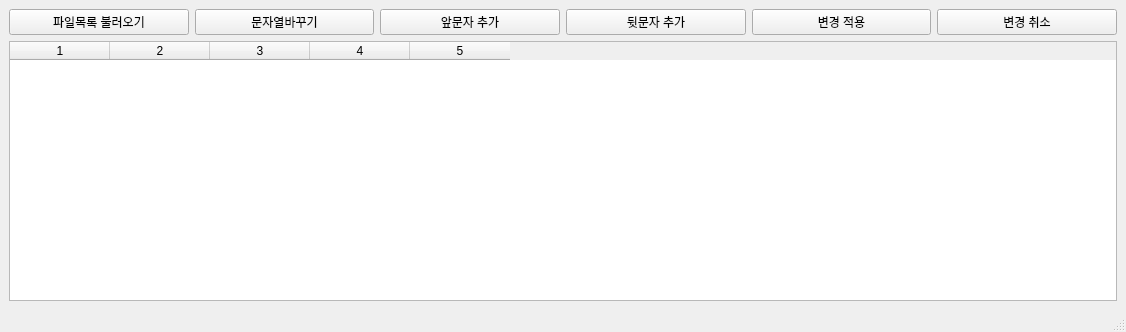
<?xml version="1.0" encoding="UTF-8"?>
<ui version="4.0">
 <class>MainWindow</class>
 <widget class="QMainWindow" name="MainWindow">
  <property name="geometry">
   <rect>
    <x>0</x>
    <y>0</y>
    <width>1126</width>
    <height>332</height>
   </rect>
  </property>
  <property name="windowTitle">
   <string>MainWindow</string>
  </property>
  <widget class="QWidget" name="centralwidget">
   <layout class="QGridLayout" name="gridLayout">
    <item row="0" column="0">
     <widget class="QPushButton" name="BTN_list">
      <property name="text">
       <string>파일목록 불러오기</string>
      </property>
     </widget>
    </item>
    <item row="0" column="1">
     <widget class="QPushButton" name="BTN_replace">
      <property name="text">
       <string>문자열바꾸기</string>
      </property>
     </widget>
    </item>
    <item row="0" column="2">
     <widget class="QPushButton" name="BTN_frontadd">
      <property name="text">
       <string>앞문자 추가</string>
      </property>
     </widget>
    </item>
    <item row="0" column="3">
     <widget class="QPushButton" name="BTN_backadd">
      <property name="text">
       <string>뒷문자 추가</string>
      </property>
     </widget>
    </item>
    <item row="0" column="4">
     <widget class="QPushButton" name="BTN_excute">
      <property name="text">
       <string>변경 적용</string>
      </property>
     </widget>
    </item>
    <item row="1" column="0" colspan="6">
     <widget class="QTableWidget" name="TW_list">
      <column>
       <property name="text">
        <string>1</string>
       </property>
      </column>
      <column>
       <property name="text">
        <string>2</string>
       </property>
      </column>
      <column>
       <property name="text">
        <string>3</string>
       </property>
      </column>
      <column>
       <property name="text">
        <string>4</string>
       </property>
      </column>
      <column>
       <property name="text">
        <string>5</string>
       </property>
      </column>
     </widget>
    </item>
    <item row="0" column="5">
     <widget class="QPushButton" name="BTN_cancel">
      <property name="text">
       <string>변경 취소</string>
      </property>
     </widget>
    </item>
   </layout>
  </widget>
  <widget class="QStatusBar" name="statusbar"/>
 </widget>
 <resources/>
 <connections/>
</ui>
